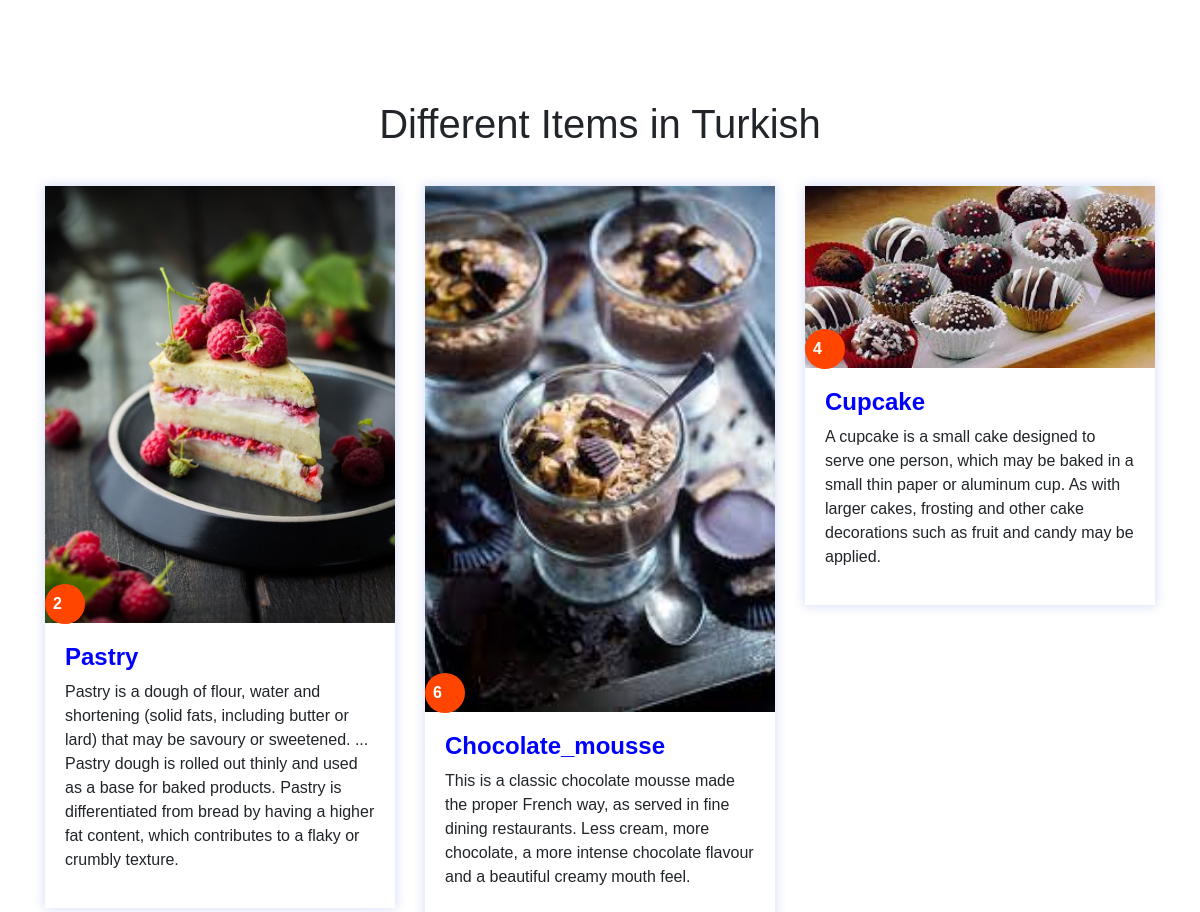
/FoodMood/Turkish.php, run on the app's committed database.
### tables this page shows
CREATE TABLE `turkish` (
  `id` int(11) NOT NULL,
  `images` varchar(100) DEFAULT NULL,
  `price` int(20) DEFAULT NULL,
  `place` varchar(30) DEFAULT NULL,
  `details` varchar(1000) DEFAULT NULL,
  `myfile` varchar(30) DEFAULT NULL
);

### FoodMood/Turkish.php (the view, shortened to what this page needs)
<!doctype html>
<html lang="en">
  <head>
    <link rel="stylesheet" href="Web1.css">
    <link rel="stylesheet" href="web11.css">
    <link rel="stylesheet" href="https://stackpath.bootstrapcdn.com/font-awesome/4.7.0/css/font-awesome.min.css">
    <link rel="stylesheet" href="https://stackpath.bootstrapcdn.com/bootstrap/4.3.1/css/bootstrap.min.css">
  </head>
  <body>
            <section class="features">
            <h1>Different Items in Turkish</h1>
            <div class="container">
            <?php
          include("connection.php");
          $query = "SELECT * FROM  Turkish " ;
          $data = mysqli_query($conn, $query);
          $total = mysqli_num_rows($data);
          if($total>0){
                  $num = 0;
                  while(1){
                        echo "<div class='row'>";
                                while($result = mysqli_fetch_assoc($data)){
                                  echo "
                                        <div class='col-md-4'>
                                              <div class='feature-box'>
                                                <div class='feature-img'>
                                                  ";
                                                  $hh = $result['myfile'];
                                                  $hh.=".php";
                                                  echo "
                                                  <a href='$hh'><img src='".$result['images']."'></a>
                                                  <div class='price'>
                                                    <p> ".$result["price"]." </p>
                                                  </div>
                                                </div>
                                                <div class='feature-details'>
                                                <h4> ".$result["myfile"]." </h4>
                                                  <p> ".$result["details"]."
                                                  </p>
                                                </div>
                                              </div>
                                            </div>
                                ";
                                $num++;
                                if($num%3 == 0 || ($num == $total)){
                                              break;
                                }
                              }
                        echo "</div>";
                        if($num == $total)
                            break;
                    }
                }
                else{
                   echo "No images.";
                }
             ?>
            </div>
          </section>
            </body>
            </html>

### FoodMood/web1.css (style rules this page uses)
* { padding: 0px; margin: 0px; font-family: sans-serif; }
.features { padding: 100px 0; }
h1 { text-align: center; padding-bottom: 30px; }
.feature-img img { width: 100%; }
.price { height: 40px; width: 40px; background: orangered; border-radius: 50%; color: #fff; padding: 8px; font-weight: 600; bottom: -1px; position: absolute; }
.feature-img { position: relative; }
.feature-details { padding: 20px; justify-content: center; }
.feature-details h4 { font-weight: 600; margin-top: 0px; }
.feature-box { box-shadow: 0 0 10px 1px rgba(37,73,214,0.18); margin-bottom: 10px; }
.feature-details h4 { color: blue; }

### data on the page
turkish: images (picture), price "2", myfile "Pastry", details "Pastry is a dough of flour, water and shortening (solid fats, including butter or lard) that may be savoury or sweetened. ... Pastry dough is rolled out thinly and used as a base for baked products. Pastry is differentiated from bread by having a higher fat content, which contributes to a flaky or crumbly texture."
turkish: images (picture), price "6", myfile "Chocolate_mousse", details "This is a classic chocolate mousse made the proper French way, as served in fine dining restaurants. Less cream, more chocolate, a more intense chocolate flavour and a beautiful creamy mouth feel."
turkish: images (picture), price "4", myfile "Cupcake", details "A cupcake is a small cake designed to serve one person, which may be baked in a small thin paper or aluminum cup. As with larger cakes, frosting and other cake decorations such as fruit and candy may be applied."
